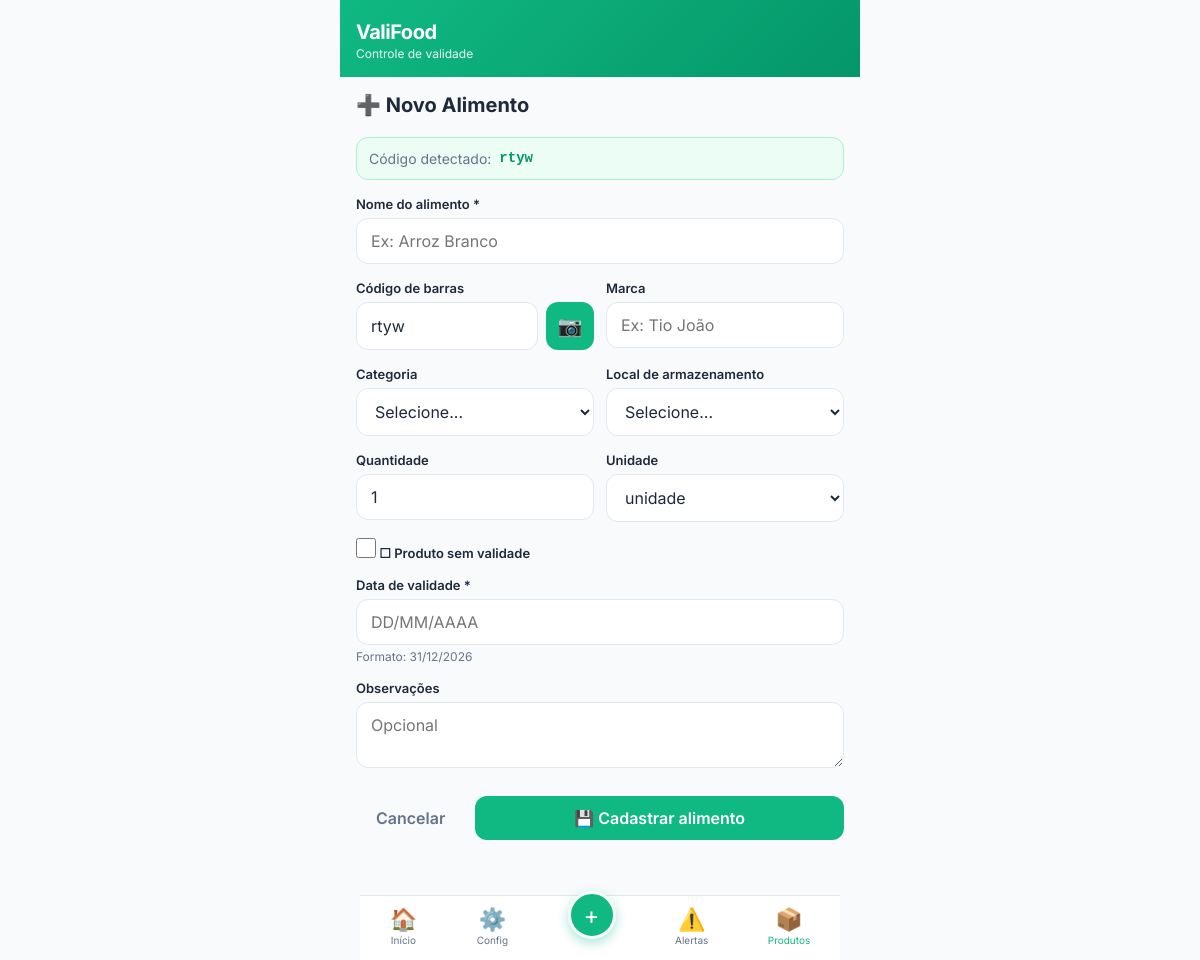
Page /produtos/novo/rtyw (signed in) on the earlier database version.
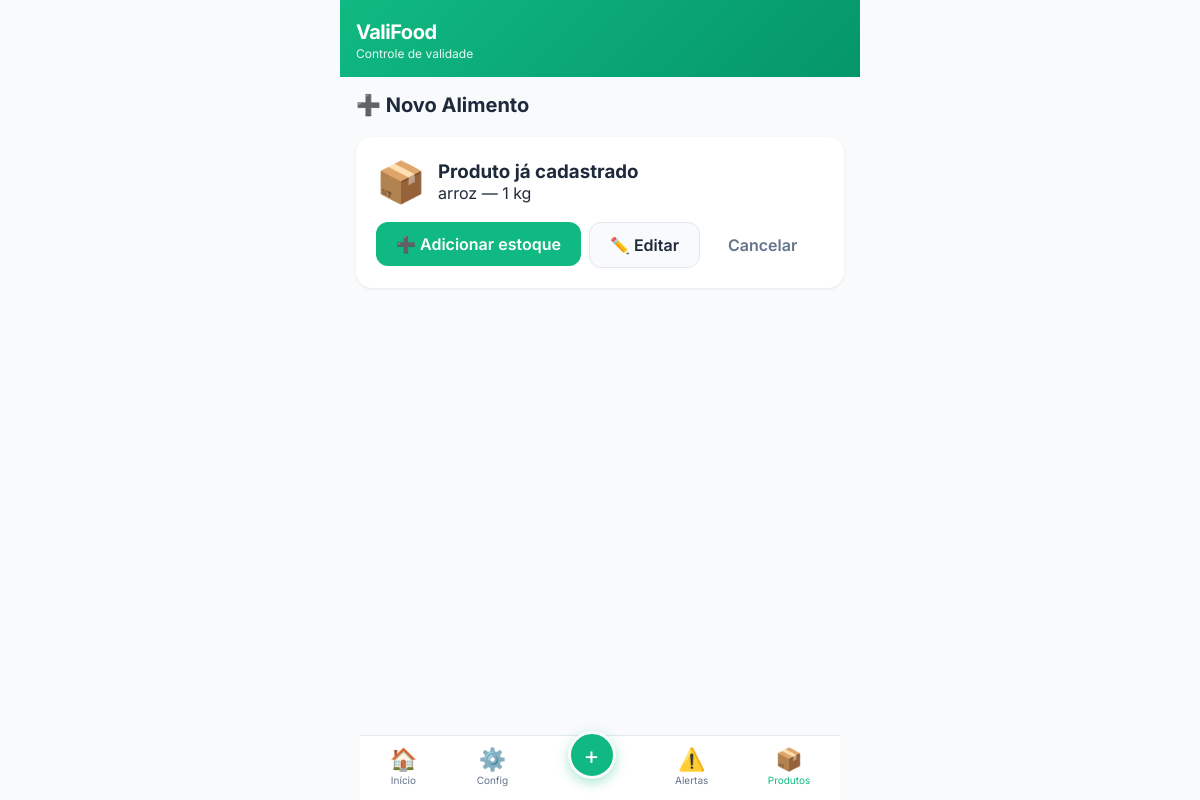
Same page on the later database version.
### app/models.py (models this page shows, shortened)
class Product(db.Model):
    __tablename__ = 'products'
    id = db.Column(db.Integer, primary_key=True)
    user_id = db.Column(db.Integer, db.ForeignKey('users.id'), nullable=False)
    barcode = db.Column(db.String(50), nullable=True)
    name = db.Column(db.String(150), nullable=False)
    brand = db.Column(db.String(100), nullable=True)
    category_id = db.Column(db.Integer, db.ForeignKey('categories.id'), nullable=True)
    quantity = db.Column(db.Float, default=1)
    unit = db.Column(db.String(20), default='unidade')
    purchase_date = db.Column(db.Date, nullable=True)
    expiration_date = db.Column(db.Date, nullable=True)
    no_expiration = db.Column(db.Boolean, default=False)
    storage_location_id = db.Column(db.Integer, db.ForeignKey('storage_locations.id'), nullable=True)
    notes = db.Column(db.Text, nullable=True)
    image = db.Column(db.String(255), nullable=True)
    created_at = db.Column(db.DateTime, default=lambda: datetime.now(pytz.timezone('America/Sao_Paulo')))
    updated_at = db.Column(db.DateTime, default=lambda: datetime.now(pytz.timezone('America/Sao_Paulo')), onupdate=lambda: datetime.now(pytz.timezone('America/Sao_Paulo')))
    active = db.Column(db.Boolean, default=True)

### app/routes/products.py (the view, shortened to what this page needs)
@bp.route('/produtos/novo', methods=['GET', 'POST'])
@bp.route('/produtos/novo/<barcode>', methods=['GET', 'POST'])
@login_required
def new_product(barcode=None):
    categories = Category.query.filter(
        (Category.user_id == current_user.id) | (Category.user_id == None)
    ).all()
    existing = None
    if barcode:
        existing = Product.query.filter_by(
            barcode=barcode, user_id=current_user.id
        ).first()
        if existing:
            return render_template('product_form.html',
                barcode=barcode,
                existing=existing,
                categories=categories,
                locations=STORAGE_LOCATIONS
            )
    return render_template('product_form.html',
        barcode=barcode,
        existing=None,
        categories=categories,
        locations=STORAGE_LOCATIONS
    )

### app/templates/product_form.html (shortened to what the changed rows need)
{% extends "base.html" %}
{% block content %}
<div class="form-page">
    <div class="page-header">
        <h2>{% if product %}✏️ Editar{% else %}➕ Novo{% endif %} Alimento</h2>
    </div>
    {% if barcode and existing %}
    <div class="existing-product">
        <div class="existing-header">
            <span class="existing-icon">📦</span>
            <div>
                <h3>Produto já cadastrado</h3>
                <p>{{ existing.name }} — {{ existing.quantity|int }} {{ existing.unit }}</p>
            </div>
        </div>
        <div class="existing-actions">
            <form method="POST" action="{{ url_for('products.add_stock', id=existing.id) }}" class="inline-form">
                <button type="submit" class="btn btn-primary">➕ Adicionar estoque</button>
            </form>
            <a href="{{ url_for('products.edit', id=existing.id) }}" class="btn btn-secondary">✏️ Editar</a>
            <a href="{{ url_for('dashboard.index') }}" class="btn btn-ghost">Cancelar</a>
        </div>
    </div>
    {% else %}
    {% if barcode %}
    <div class="barcode-info">
        <span class="barcode-label">Código detectado:</span>
        <span class="barcode-value">{{ barcode }}</span>
    </div>
    {% endif %}
    <form method="POST" class="product-form" id="product-form">
        <div class="form-group">
            <label for="name">Nome do alimento *</label>
            <input type="text" id="name" name="name" required
                   value="{{ product.name if product else '' }}"
                   placeholder="Ex: Arroz Branco" autocomplete="off">
        </div>
        <div class="form-row">
            <div class="form-group">
                <label for="barcode">Código de barras</label>
                <div class="barcode-input-group">
                    <input type="text" id="barcode" name="barcode"
                           value="{{ product.barcode if product else (barcode or '') }}"
                           placeholder="7891234567890" autocomplete="off">
                    <button type="button" class="btn btn-scan" onclick="openScannerModal('barcode')" title="Escanear código de barras">
                        📷
                    </button>
                </div>
            </div>
            <div class="form-group">
                <label for="brand">Marca</label>
                <input type="text" id="brand" name="brand"
                       value="{{ product.brand if product else '' }}"
                       placeholder="Ex: Tio João">
            </div>
        </div>
        <div class="form-row">
            <div class="form-group">
                <label for="category_id">Categoria</label>
                <select id="category_id" name="category_id">
                    <option value="">Selecione...</option>
                </select>
            </div>
            <div class="form-group">
                <label for="location_id">Local de armazenamento</label>
                <select id="location_id" name="location_id">
                    <option value="">Selecione...</option>
                </select>
            </div>
        </div>
        <div class="form-row">
            <div class="form-group">
                <label for="quantity">Quantidade</label>
                <input type="number" id="quantity" name="quantity" step="0.01" min="0"
                       value="{{ product.quantity if product else '1' }}">
            </div>
            <div class="form-group">
                <label for="unit">Unidade</label>
                <select id="unit" name="unit">
                    {% set units = ['unidade', 'pacote', 'caixa', 'kg', 'g', 'litro', 'ml', 'garrafa', 'lata', 'pote', 'outro'] %}
                    {% for u in units %}
                    <option value="{{ u }}" {% if product and product.unit == u %}selected{% elif not product and u == 'unidade' %}selected{% endif %}>{{ u }}</option>
                    {% endfor %}
                </select>
            </div>
        </div>
        <div class="form-group">
            <label class="checkbox-label">
                <input type="checkbox" id="no_expiration" name="no_expiration"
                       {% if product and product.no_expiration %}checked{% endif %}>
                <span>☐ Produto sem validade</span>
            </label>
        </div>
        <div class="form-group" id="expiration-group">
            <label for="expiration_date">Data de validade *</label>
            <input type="text" id="expiration_date" name="expiration_date"
                   value="{{ product.expiration_date.strftime('%d/%m/%Y') if product and product.expiration_date else '' }}"
                   placeholder="DD/MM/AAAA" maxlength="10"
                   {% if not product or not product.no_expiration %}required{% endif %}>
            <small>Formato: 31/12/2026</small>
        </div>
        <div class="form-group">
            <label for="notes">Observações</label>
            <textarea id="notes" name="notes" rows="2"
                      placeholder="Opcional">{{ product.notes if product else '' }}</textarea>
        </div>
        <div class="form-actions">
            <a href="{{ url_for('dashboard.index') }}" class="btn btn-ghost">Cancelar</a>
            <button type="submit" class="btn btn-primary btn-block">
                {% if product %}💾 Salvar alterações{% else %}💾 Cadastrar alimento{% endif %}
            </button>
        </div>
    </form>
    {% endif %}
</div>
{% endblock %}

Differences in the rows shown:
added Product: name "arroz", quantity "1", unit "kg"
Other differences:
{{ barcode }}: "rtyw" → (not shown)
form field barcode: "rtyw" → (not shown)
form field category_id: "Selecione..." → (not shown)
form field location_id: "Selecione..." → (not shown)
form field quantity: "1" → (not shown)
form field unit: "unidade" → (not shown)
form field no_expiration: "☐" → (not shown)
text no longer shown: "Código detectado: Nome do alimento * Código de barras 📷 Marca Categoria Local de armazenamento Quantidade Unidade ☐ Produto sem validade Data de validade * Formato: 31/12/2026 Observações 💾 Cadastrar alimento"
text now shown: "📦 Produto já cadastrado — ➕ Adicionar estoque ✏️ Editar"
